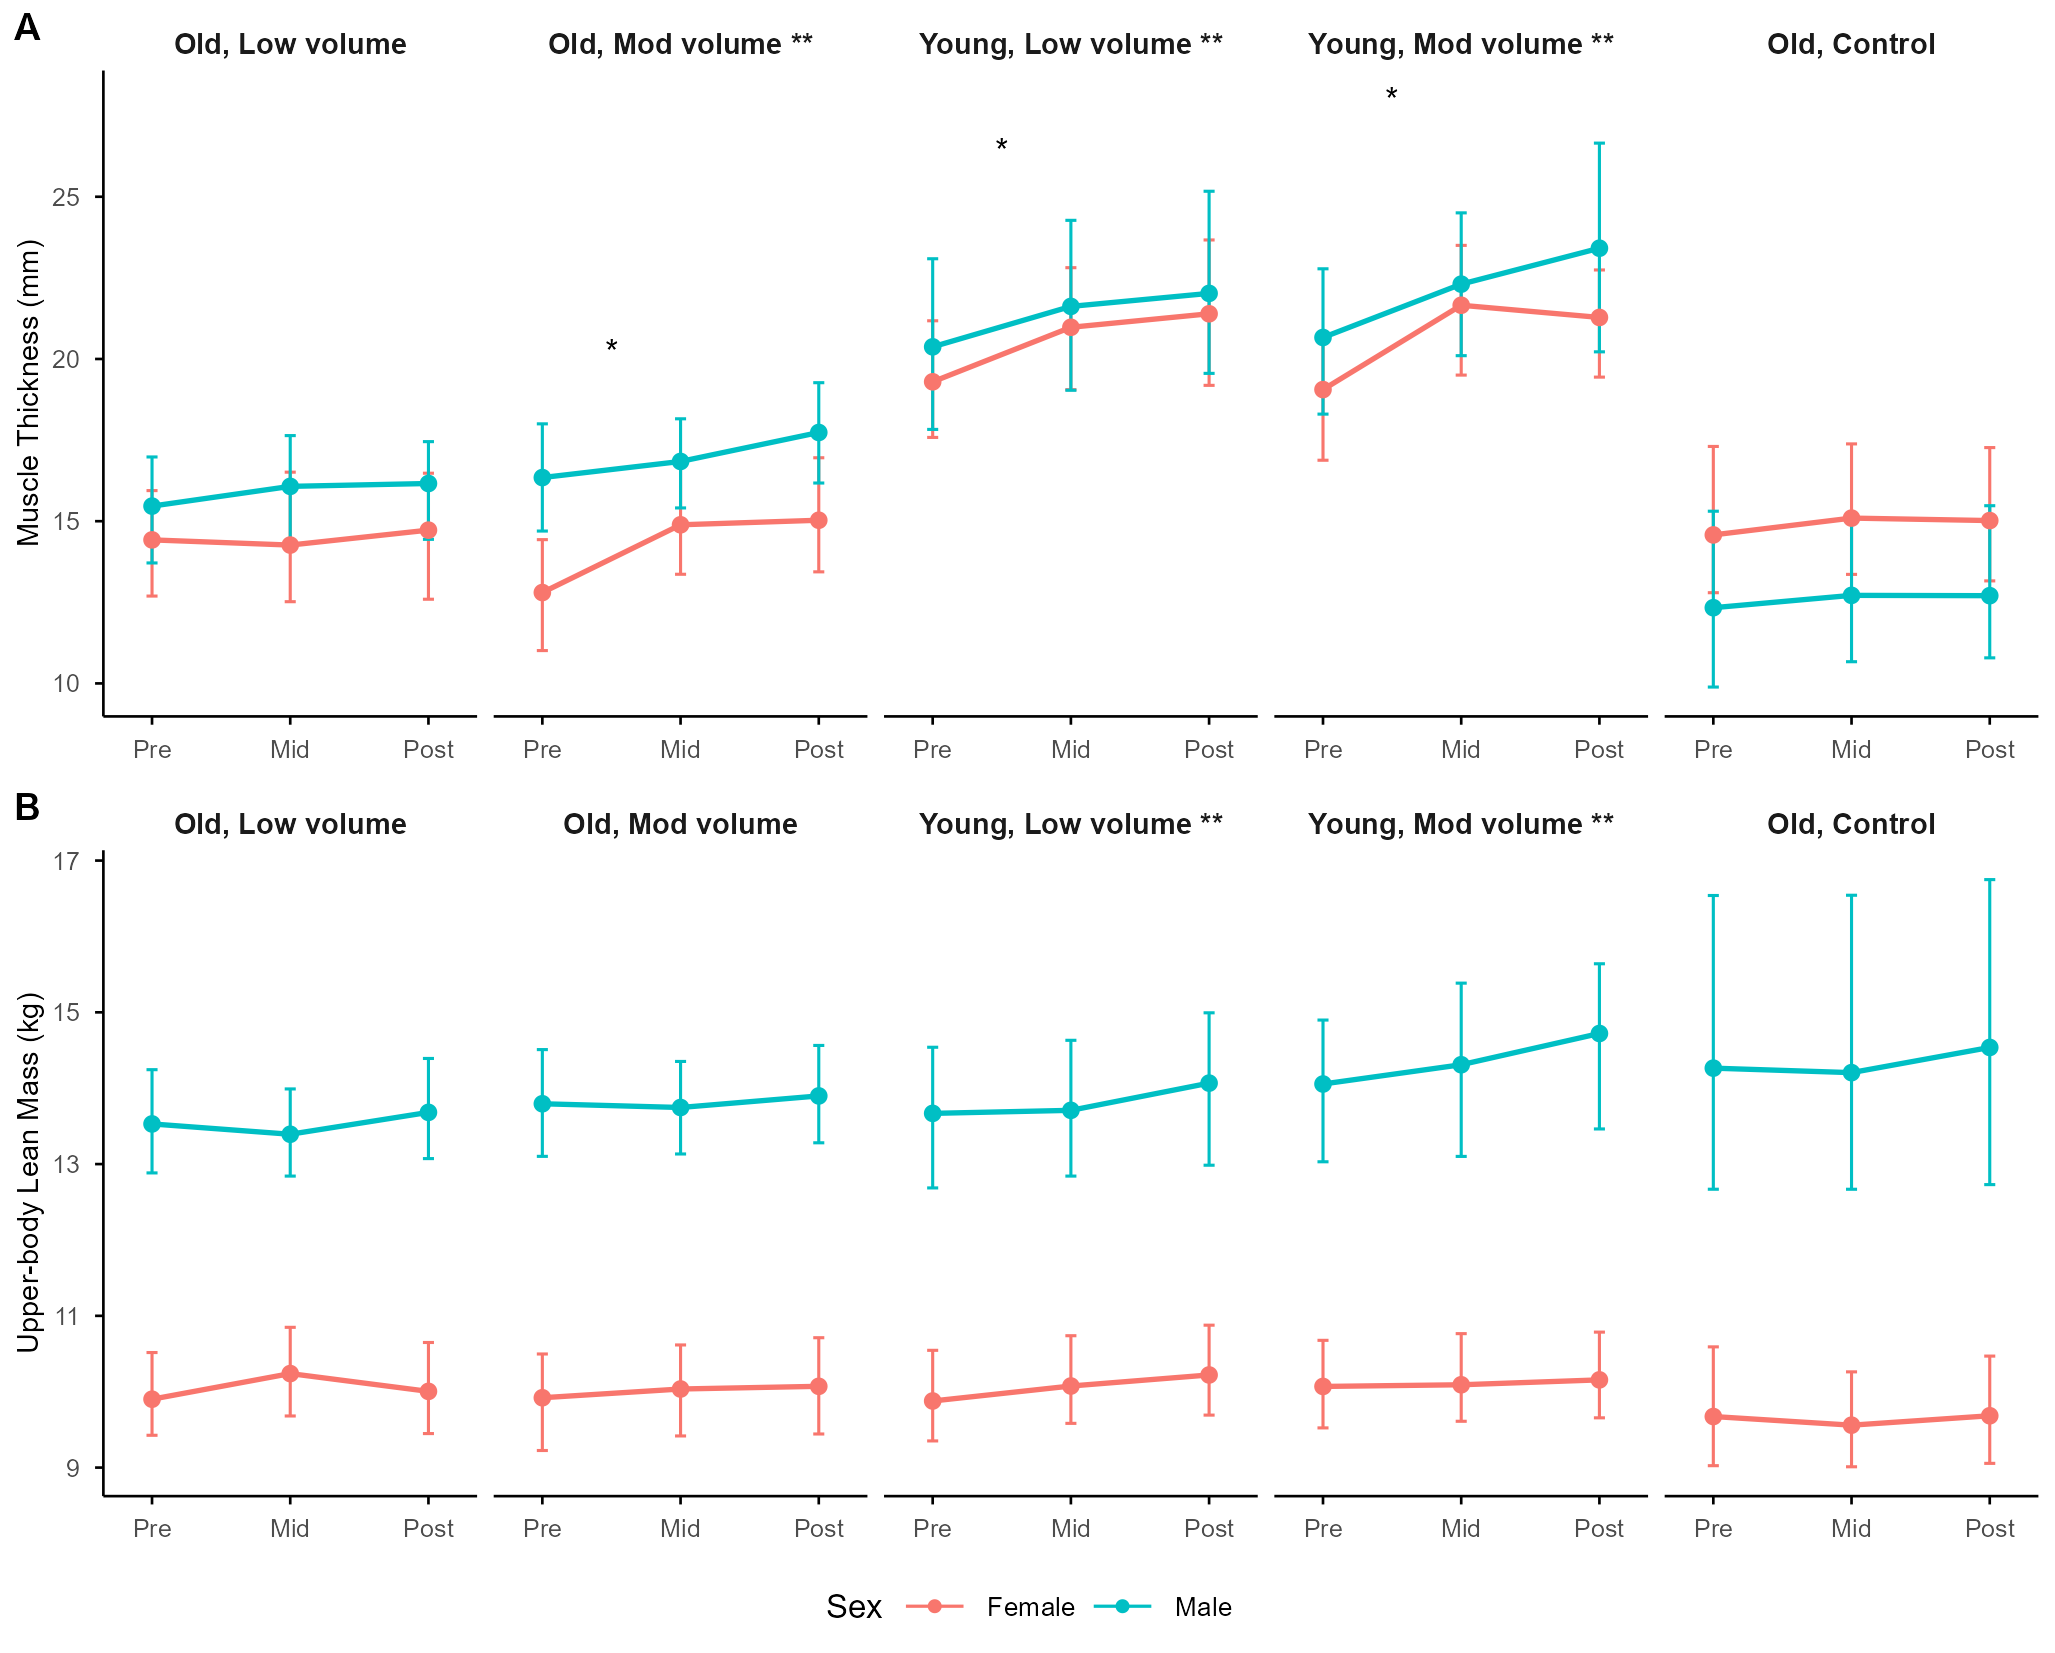

Generate this figure with R:
# Figure 2: Muscle comp (muscle thickness and upper body lean mass)


library(tidyverse)
library(cowplot)

# ── Shared aesthetics (reuse from Figure 1 script) ──────────────────────────
col_yng <- "#2166ac"
col_old <- "#d6604d"

base_theme <- theme_minimal(base_size = 8) +
  theme(
    panel.grid = element_blank(),
    axis.line = element_line(colour = "black", linewidth = 0.3),
    axis.ticks = element_line(colour = "black", linewidth = 0.3),
    legend.position = "none",
    strip.text = element_text(size = 7, face = "bold"),
    plot.title = element_text(size = 8, face = "bold", hjust = 0.5),
    axis.title = element_text(size = 7),
    axis.text = element_text(size = 6)
  )

facet_order <- c(
  "Old, Low volume", "Old, Mod volume",
  "Young, Low volume", "Young, Mod volume",
  "Old, Control"
)
tx_levels <- c("int_old_low", "int_old_mod", "int_yng_low", "int_yng_mod", "con_old_con")

parse_tx <- function(tx) {
  case_when(
    tx == "int_old_low" ~ "Old, Low volume",
    tx == "int_old_mod" ~ "Old, Mod volume",
    tx == "int_yng_low" ~ "Young, Low volume",
    tx == "int_yng_mod" ~ "Young, Mod volume",
    tx == "con_old_con" ~ "Old, Control"
  )
}

# ── Read data ────────────────────────────────────────────────────────────────
pred_mt  <- readRDS("./data/data-gen/pred_mt.rds")
contr_mt <- readRDS("./data/data-gen/contrast_mt.rds")

pred_ublm  <- readRDS("./data/data-gen/pred_ublm.rds")
contr_ublm <- readRDS("./data/data-gen/contrast_ublm.rds")

# ── Pull the 5 within-condition delta rows per timepoint from a contrast df ─
extract_within_delta <- function(contr_df) {
  contr_df %>%
    filter(str_detect(hypothesis, "_delta_(mid|midpost|post)$")) %>%
    mutate(
      tx = str_remove(hypothesis, "_delta_(mid|midpost|post)$"),
      tx = factor(tx, levels = tx_levels),
      facet_grp = factor(parse_tx(tx), levels = facet_order)
    ) %>%
    filter(!is.na(tx)) %>%   # drops any non-within-condition hypothesis that still matched
    select(tx, facet_grp, timepoint, credible)
}

# ── Build a plot for one outcome, annotating segment-level credibility ──────
make_pred_plot_3tp <- function(pred_df, contr_df, ylab) {
  pred_df <- pred_df %>%
    mutate(
      tx = factor(tx, levels = tx_levels),
      time = factor(time, levels = c("pre", "mid", "post"), labels = c("Pre", "Mid", "Post")),
      time_num = as.numeric(time)
    )
  
  cred <- extract_within_delta(contr_df)
  
  # Segment-level marks (pre-mid, mid-post) keep "*"
  seg_marks <- cred %>%
    filter(timepoint %in% c("mid", "midpost"), credible == "Yes") %>%
    mutate(x = if_else(timepoint == "mid", 1.5, 2.5))
  
  # Facet-label mark (overall pre-post) now uses "†" instead of "*"
  facet_cred <- cred %>%
    filter(timepoint == "post") %>%
    mutate(facet_label = if_else(credible == "Yes", paste0(as.character(facet_grp), " **"), as.character(facet_grp)))
  
  facet_labels <- setNames(facet_cred$facet_label, facet_cred$tx)
  
  y_max <- pred_df %>% summarise(.by = tx, ymax = max(upr95))
  seg_marks <- seg_marks %>% left_join(y_max, by = "tx")
  
  ggplot(pred_df, aes(time_num, m, colour = sex, group = paste(tx, sex))) +
    geom_errorbar(aes(ymin = lwr95, ymax = upr95), width = 0.08, linewidth = 0.35, show.legend = FALSE) +
    geom_line(linewidth = 0.6) +
    geom_point(size = 1.5) +
    geom_text(data = seg_marks, aes(x = x, y = ymax * 1.05, label = "*"),
              inherit.aes = FALSE, size = 3, colour = "black") +
    scale_x_continuous(breaks = 1:3, labels = c("Pre", "Mid", "Post"), expand = expansion(mult = 0.15)) +
    facet_wrap(~tx, nrow = 1, labeller = labeller(tx = facet_labels)) +
    scale_colour_discrete(name = "Sex", labels = c("Female", "Male")) +
    labs(x = NULL, y = ylab) +
    base_theme
}


p_mt   <- make_pred_plot_3tp(pred_mt,   contr_mt,   "Muscle Thickness (mm)")
p_ublm <- make_pred_plot_3tp(pred_ublm, contr_ublm, "Upper-body Lean Mass (kg)")

# ── Shared legend (Sex) ──────────────────────────────────────────────────────
legend_plot <- ggplot(pred_mt, aes(time, m, colour = sex, group = paste(tx, sex))) +
  geom_line() +
  geom_point() +
  scale_colour_discrete(name = "Sex", labels = c("Female", "Male")) +
  theme_minimal(base_size = 8) +
  theme(legend.position = "bottom", legend.box = "horizontal")

shared_legend <- cowplot::get_plot_component(legend_plot, "guide-box", return_all = TRUE)

fig2 <- plot_grid(
  plot_grid(p_mt,   labels = "A", label_size = 9),
  plot_grid(p_ublm, labels = "B", label_size = 9),
  shared_legend,
  ncol = 1,
  rel_heights = c(1, 1, 0.12)
)

ggsave(
  filename = "figures/figure-2.png",
  plot = fig2,
  device = "png",
  width = 174,
  height = 140,
  units = "mm",
  dpi = 300,
  bg = "white"
)
